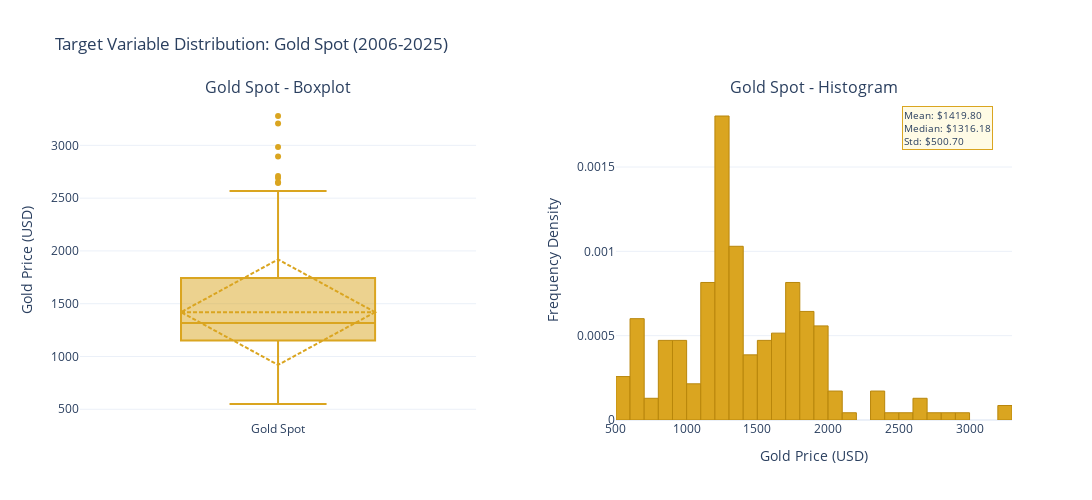

Notebook code cell kept with this figure:
### Markdown cell above
## Distribution Charts for EDA Page

Creating 4 grouped distribution charts:
1. **Target Variable**: Gold Spot only (boxplot + histogram)
2. **Market Indicators**: S&P 500, USD Index, Silver, Crude Oil
3. **Macroeconomic**: CPI, Unemployment, Fed Rate, Treasury 10Y, Real Interest Rate
4. **Volatility & Risk**: VIX, GPR, GPRA

These will be displayed in a tabbed interface in the Reflex app.

### Code cell
# 1. Target Variable Distribution - Gold Spot Only
from plotly.subplots import make_subplots
import plotly.graph_objects as go

filtered_df = pd.read_csv("../data/filtered_data.csv", index_col='Date', parse_dates=True)

fig = make_subplots(
    rows=1, cols=2,
    subplot_titles=['Gold Spot - Boxplot', 'Gold Spot - Histogram'],
    horizontal_spacing=0.15
)

# Boxplot
fig.add_trace(
    go.Box(
        y=filtered_df['Gold_Spot'],
        name='Gold Spot',
        marker=dict(color='goldenrod'),
        boxmean='sd'  # Show mean and standard deviation
    ),
    row=1, col=1
)

# Histogram with KDE curve approximation
fig.add_trace(
    go.Histogram(
        x=filtered_df['Gold_Spot'],
        name='Gold Spot',
        marker=dict(color='goldenrod', line=dict(color='darkgoldenrod', width=1)),
        nbinsx=30,
        histnorm='probability density'
    ),
    row=1, col=2
)

# Add statistical annotations
mean_val = filtered_df['Gold_Spot'].mean()
median_val = filtered_df['Gold_Spot'].median()
std_val = filtered_df['Gold_Spot'].std()

fig.add_annotation(
    text=f"Mean: ${mean_val:.2f}<br>Median: ${median_val:.2f}<br>Std: ${std_val:.2f}",
    xref="paper", yref="paper",
    x=0.98, y=0.98,
    showarrow=False,
    bgcolor="rgba(255, 215, 0, 0.1)",
    bordercolor="goldenrod",
    borderwidth=1,
    font=dict(size=10),
    align="left",
    xanchor="right",
    yanchor="top"
)

fig.update_layout(
    title="Target Variable Distribution: Gold Spot (2006-2025)",
    showlegend=False,
    width=1200,
    height=500,
    template='plotly_white'
)

fig.update_xaxes(title_text="Gold Price (USD)", row=1, col=2)
fig.update_yaxes(title_text="Frequency Density", row=1, col=2)
fig.update_yaxes(title_text="Gold Price (USD)", row=1, col=1)

fig.show()

### Figure 1 — Plotly figure (JSON) as saved in the notebook; plotly's stock layout.template omitted (floating-point values rounded to 4 significant figures; data arrays with more than 128 entries replaced by an {"elided": "..."} marker saying what was removed)
{"data": [{"boxmean": "sd", "marker": {"color": "goldenrod"}, "name": "Gold Spot", "type": "box", "xaxis": "x", "y": {"elided": "233 float values"}, "yaxis": "y"}, {"histnorm": "probability density", "marker": {"color": "goldenrod", "line": {"color": "darkgoldenrod", "width": 1}}, "name": "Gold Spot", "nbinsx": 30, "type": "histogram", "x": {"elided": "233 float values"}, "xaxis": "x2", "yaxis": "y2"}], "layout": {"annotations": [{"font": {"size": 16}, "showarrow": false, "text": "Gold Spot - Boxplot", "x": 0.2125, "xanchor": "center", "xref": "paper", "y": 1, "yanchor": "bottom", "yref": "paper"}, {"font": {"size": 16}, "showarrow": false, "text": "Gold Spot - Histogram", "x": 0.7875, "xanchor": "center", "xref": "paper", "y": 1, "yanchor": "bottom", "yref": "paper"}, {"align": "left", "bgcolor": "rgba(255, 215, 0, 0.1)", "bordercolor": "goldenrod", "borderwidth": 1, "font": {"size": 10}, "showarrow": false, "text": "Mean: $1419.80<br>Median: $1316.18<br>Std: $500.70", "x": 0.98, "xanchor": "right", "xref": "paper", "y": 0.98, "yanchor": "top", "yref": "paper"}], "height": 500, "showlegend": false, "title": {"text": "Target Variable Distribution: Gold Spot (2006-2025)"}, "width": 1200, "xaxis": {"anchor": "y", "domain": [0, 0.425]}, "xaxis2": {"anchor": "y2", "domain": [0.575, 1], "title": {"text": "Gold Price (USD)"}}, "yaxis": {"anchor": "x", "domain": [0, 1], "title": {"text": "Gold Price (USD)"}}, "yaxis2": {"anchor": "x2", "domain": [0, 1], "title": {"text": "Frequency Density"}}}}
